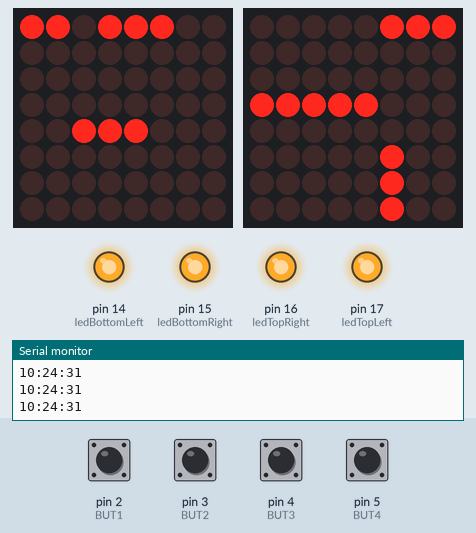
This sketch was run on a simulated Arduino Uno, built with avr-gcc and run on an emulated ATmega328P. Shown: 2 × 8×8 LED matrix, output pins drawn as LEDs (lit = HIGH), the last lines printed to the serial monitor. The inputs (shaded band) are chosen by the test bench; at power-on: pin 2 (BUT1), pin 3 (BUT2), pin 4 (BUT3), pin 5 (BUT4) LOW. The local clock reads 2024-03-15 10:24:30 at power-on unless the sketch sets it.

Above: at 1.2 s.
1.3 s: pin 3 (BUT2) pulled HIGH for 1 s
At 3.4 s:
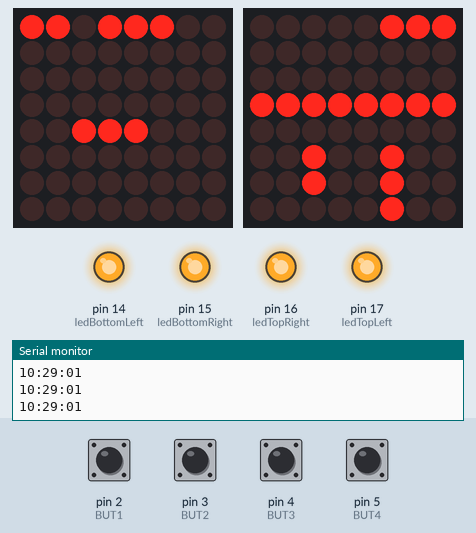
3.8 s: pin 5 (BUT4) pulled HIGH for 0.15 s
At 4.7 s:
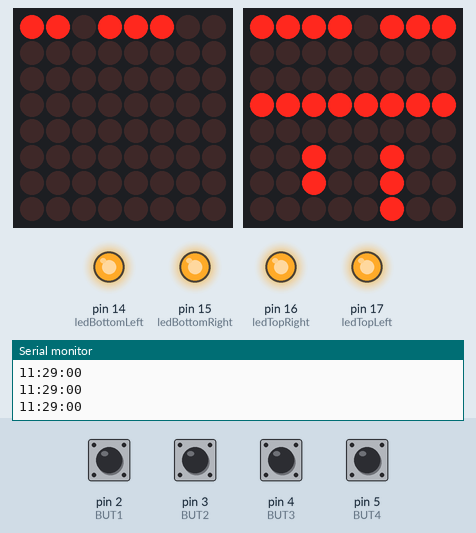
5.4 s: pin 4 (BUT3) pulled HIGH for 0.15 s
At 6.6 s:
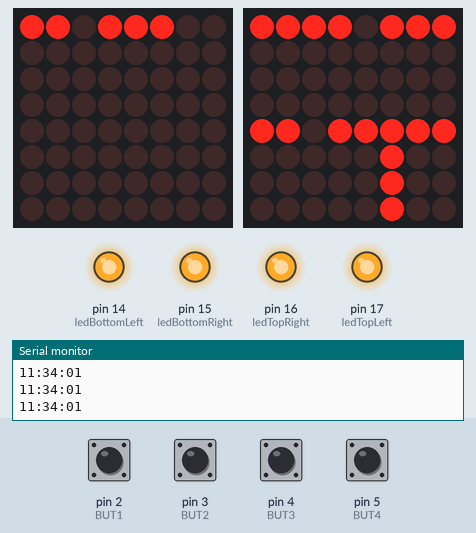
7.0 s: pin 5 (BUT4) pulled HIGH for 0.15 s
At 8.3 s:
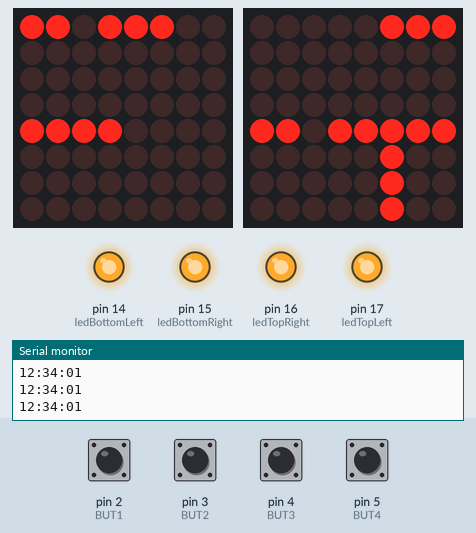
8.6 s: pin 3 (BUT2) pulled HIGH for 0.15 s
At 9.1 s:
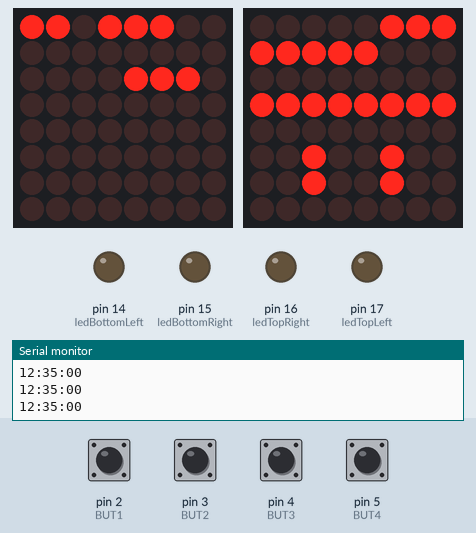
10.2 s: pin 4 (BUT3) pulled HIGH for 1 s
At 12.0 s:
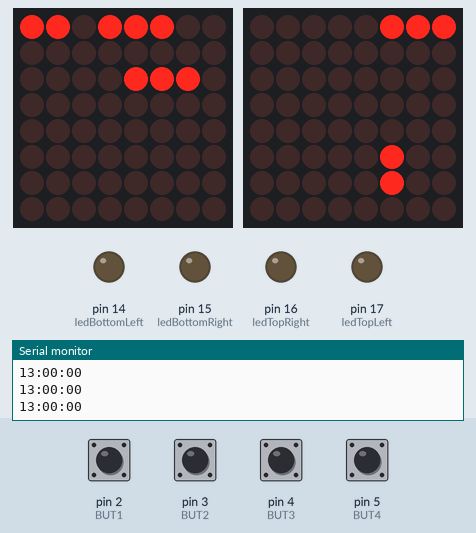
Timing chart, 0 to 13.5 s (numbered marks = the images above; inputs shaded):
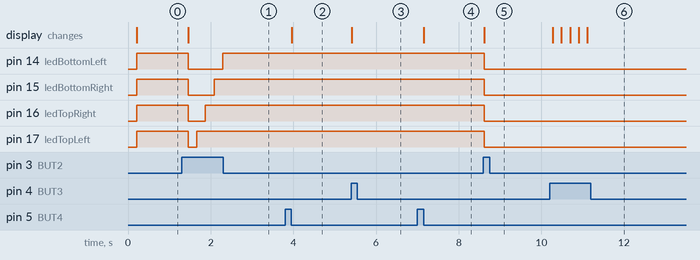

The sketch:

QlockThree.ino
```cpp
#include <Time.h>
#include <LedControl.h>
#include <binary.h>
#include <Wire.h>
#include <DS1307RTC.h>  // a basic DS1307 library that returns time as a time_t

// LEDs stuff
const int LC1CLK   = 13;
const int LC1LOAD  = 12;
const int LC1DATA  = 11;
const int LC2CLK   = 10;
const int LC2LOAD  = 9;
const int LC2DATA  = 8;
LedControl LC1=LedControl(LC1DATA, LC1CLK, LC1LOAD, 1);
LedControl LC2=LedControl(LC2DATA, LC2CLK, LC2LOAD, 1);
int ledBottomLeft=14;
int ledBottomRight=15;
int ledTopRight=16;
int ledTopLeft=17;
const int ledDelay = 200;
unsigned long ledLastUpdate = 0;
int ledIntensity = 15;


// Buttons stuff
const int BUT1 = 2; // Brightness
const int BUT2 = 3; // +1 minute
const int BUT3 = 4; // +5 minutes
const int BUT4 = 5; // +60 minutes (1 hour)
unsigned long but1LastPress = 0;
unsigned long but2LastPress = 0;
unsigned long but3LastPress = 0;
unsigned long but4LastPress = 0;
const int buttonPressDelay = 200;
long startTime; // the value returned from millis when the switch is pressed
long duration;  // variable to store the duration
int buttonState = 0;

//Modes stuff
const int MODE_DEFAULT = 0;
const int MODE_SECONDS = 1;
const int MODE_NOITIS = 2;
const int MODE_SCROLLER = 3;
int currentMode;

//Time displayed on the clock
int cHour = 0;
int cMin = 0;
int cSec = 0;

boolean forceUpdate = true;

// the setup routine runs once when you press reset
void setup() {

  //Initiate LED corners
  pinMode(ledBottomLeft, OUTPUT);
  pinMode(ledBottomRight, OUTPUT);
  pinMode(ledTopRight, OUTPUT);
  pinMode(ledTopLeft, OUTPUT);

  // Clear LED Display
  LC1.shutdown(0,false);
  LC1.clearDisplay(0);
  LC1.setIntensity(0,ledIntensity);
  LC2.shutdown(0,false);
  LC2.clearDisplay(0);
  LC2.setIntensity(0,ledIntensity);

  // Initiate Serial connection
  Serial.begin(9600);

  // Initiate Buttons
  pinMode(BUT1, INPUT);
  pinMode(BUT2, INPUT);
  pinMode(BUT3, INPUT);
  pinMode(BUT4, INPUT);

  // Initiate time
  setSyncProvider(RTC.get);   // the function to get the time from the RTC
  setSyncInterval(5);
  if (timeStatus() != timeSet)
    Serial.println("Unable to sync with the RTC");
  else
    Serial.println("RTC has set the system time");

  // Displays the time it is...
  currentMode = MODE_DEFAULT;
}

// the loop routine runs over and over again forever (to infinity and beyond)
void loop() {

  //Debug, prints the time in 24H format in Serial connection
   Serial.println();
   print2digits(hour());
   Serial.write(':');
   print2digits(minute());
   Serial.write(':');
   print2digits(second());

  // Anyone pressed a button?
  int but1read = digitalRead(BUT1);
  int but2read = digitalRead(BUT2);
  int but3read = digitalRead(BUT3);
  int but4read = digitalRead(BUT4);

  if (but1read == HIGH){
    startTime=millis();

    while(digitalRead(BUT1)==HIGH){
      if ((millis() - startTime) > 3000) {
        Serial.print("Changing mode to: Seconds Mode");
        currentMode = MODE_SECONDS;
      }
    }
    duration = millis() - startTime;
    if (((millis() - but1LastPress) > buttonPressDelay) && duration < 3000) {
      doButton1();
    }
    but1LastPress = millis();
  }
  else if ((but1read == LOW) && ((millis() - but1LastPress) > buttonPressDelay )){
    but1LastPress = 0;  // reset
  }
  if ((but2read == HIGH) && ((millis() - but2LastPress) > buttonPressDelay)) {
    but2LastPress = millis();
    doButton2();
  }
  else if ((but2read == LOW) && ((millis() - but2LastPress) > buttonPressDelay )){
    but2LastPress = 0;  // reset
  }

  if ((but3read == HIGH) && ((millis() - but3LastPress) > buttonPressDelay)) {
    but3LastPress = millis();
    doButton3();
  }
  else if ((but3read == LOW) && ((millis() - but3LastPress) > buttonPressDelay )){
    but3LastPress = 0;  // reset
  }

  if (but4read == HIGH){
    startTime=millis();

    while(digitalRead(BUT4)==HIGH){
      if ((millis() - startTime) > 3000) {
        Serial.print("Changing mode to: No *IT IS* Mode");
        currentMode= MODE_NOITIS;
      }
    }
    duration = millis() - startTime;
    if (((millis() - but4LastPress) > buttonPressDelay) && duration < 3000) {
      doButton4();
    }
    but4LastPress = millis();
  }
  else if ((but4read == LOW) && ((millis() - but4LastPress) > buttonPressDelay )){
    but4LastPress = 0;  // reset
  }

  // If no button was pressed
  if ((millis() - ledLastUpdate) > ledDelay) {
    ledLastUpdate = millis();
    if (currentMode == MODE_DEFAULT) mode_default();

    // TODO
    // else if (currentMode == MODE_SECONDS) mode_defaultsec();
    // else if (currentMode == MODE_NOITIS) mode_seconds();
  }
}

// LED Turn on/off procedures
void LED_CLEAR() {
  LC1.clearDisplay(0);
  LC2.clearDisplay(0);
}

// Default mode
void mode_default() {

  // Real time right now, 24H format
  int hourNow = hour();
  int minuteNow = minute();
  int secondNow = second();

  //Quit if time has not changed yet
  if ((hourNow == cHour) && (minuteNow == cMin) && (forceUpdate == false))
    return;

  // Time to display
  int tpast5mins = minuteNow % 5; // remainder
  int t5mins = minuteNow - tpast5mins;
  int tHour = hourNow;

  // Convert into 12H format
  if (tHour > 12) tHour = tHour - 12;

  // Display 'IL EST'
  LED_CLEAR();
  W_ITIS();

  // Display 'MOINS' if needed
  if (t5mins > 30){
    W_TO();
    tHour = tHour+1;
    if (tHour > 12) tHour = 1;
  }


  // Display the hour
  if (tHour == 12) {
    if (cHour == 23) {
      H_MIDNIGHT();
    } else {
      H_NOON();
    }
  }
  else if (tHour == 0) H_MIDNIGHT();
  else if (tHour == 1) H_ONE();
  else if (tHour == 2) H_TWO();
  else if (tHour == 3) H_THREE();
  else if (tHour == 4) H_FOUR();
  else if (tHour == 5) H_FIVE();
  else if (tHour == 6) H_SIX();
  else if (tHour == 7) H_SEVEN();
  else if (tHour == 8) H_EIGHT();
  else if (tHour == 9) H_NINE();
  else if (tHour == 10) H_TEN();
  else if (tHour == 11) H_ELEVEN();

  // Display the minutes
  if (t5mins == 5 || t5mins == 55)     M_FIVE();
  else if (t5mins == 10 || t5mins == 50)    M_TEN();
  else if (t5mins == 15)    M_QUARTER_PLUS();
  else if (t5mins == 45)    M_QUARTER_MINUS();
  else if (t5mins == 20 || t5mins == 40)    M_TWENTY();
  else if (t5mins == 25 || t5mins == 35)    M_TWENTYFIVE();
  else if (t5mins == 30)    M_HALF();
  if (tpast5mins == 0 ) {
    P_ONE_OFF();
    P_TWO_OFF();
    P_THREE_OFF();
    P_FOUR_OFF();
  }
  else if (tpast5mins == 1) {
    P_ONE_ON();
    P_TWO_OFF();
    P_THREE_OFF();
    P_FOUR_OFF();
  }
  else if (tpast5mins == 2) {
    P_ONE_ON();
    P_TWO_ON();
    P_THREE_OFF();
    P_FOUR_OFF();
  }
  else if (tpast5mins == 3) {
    P_ONE_ON();
    P_TWO_ON();
    P_THREE_ON();
    P_FOUR_OFF();
  }
  else if (tpast5mins == 4) {
    P_ONE_ON();
    P_TWO_ON();
    P_THREE_ON();
    P_FOUR_ON();
  }

  // Display the words 'HOUR' or 'HOURS' according to the time
  if (tHour == 0) {
  } else if (tHour == 1) {
    W_HOUR();
  } else {
    W_HOURS();
  }

  // save last updated time
  cHour = hourNow;
  cMin = minuteNow;
  cSec = secondNow;
  forceUpdate = false;
}


// Brightness
void doButton1() {
  if (ledIntensity >= 15){
    ledIntensity=0;
  }
  else {
    ledIntensity = ledIntensity + 3;
  }
  LC1.setIntensity(0,ledIntensity);
  LC2.setIntensity(0,ledIntensity);
}

// +1 min
void doButton2() {
  RTC.set(now()+60-second());
  setTime(RTC.get());
}

// +5 min
void doButton3() {
  RTC.set(now()+300-second());
  setTime(RTC.get());
}

// +60 min
void doButton4() {
  RTC.set(now()+3600-second());
  setTime(RTC.get());
}

// Used for Serial printing
void print2digits(int number) {
  if (number >= 0 && number < 10) {
    Serial.write('0');
  }
  Serial.print(number);
}

// IL EST
void W_ITIS() {
  LC1.setRow(0,0,B11011100);
}

// CINQ
void M_FIVE(){
  LC2.setRow(0,3,B00000011); //CI
  LC2.setRow(0,5,B00100000); //N
  LC2.setRow(0,6,B00100000); //Q
}

// DIX
void M_TEN(){
  LC2.setRow(0,5,B00001000); //D
  LC2.setRow(0,6,B00001000); //I
  LC2.setRow(0,7,B00001000); //X
}

// ET QUART
void M_QUARTER_PLUS(){
  LC2.setRow(0,2,B11011111);
}

// MOINS LE QUART
void M_QUARTER_MINUS(){
  LC2.setRow(0,1,B11111011); //MOINS LE
  LC2.setRow(0,2,B00011111); //QUART
}

// VINGT
void M_TWENTY(){
  LC2.setRow(0,3,B11111000);
}

// VINGT-CINQ
void M_TWENTYFIVE(){
  LC2.setRow(0,3,B11111111); //VINT-CI
  LC2.setRow(0,5,B00100000); //N
  LC2.setRow(0,6,B00100000); //Q
}

// ET DEMIE
void M_HALF(){
  LC2.setRow(0,4,B11011111);
}

// UNE
void H_ONE(){
  LC1.setRow(0,2,B00001110);
}
// DEUX
void H_TWO(){
  LC1.setLed(0,0,7,true); //D
  LC1.setRow(0,5,B00000100); //E
  LC1.setRow(0,6,B00000100); //U
  LC1.setRow(0,7,B00000100); //X
}

// TROIS
void H_THREE(){
  LC1.setLed(0,1,7,true); //T
  LC1.setLed(0,1,6,true); //R
  LC1.setRow(0,5,B00001000); //O
  LC1.setRow(0,6,B00001000); //I
  LC1.setRow(0,7,B00001000); //S
}

// QUATRE
void H_FOUR(){
  LC1.setRow(0,1,B11111100);
}

// CINQ
void H_FIVE(){
  LC1.setLed(0,3,7,true); //C
  LC1.setRow(0,5,B00100000); //I
  LC1.setRow(0,6,B00100000); //N
  LC1.setRow(0,7,B00100000); //Q
}

// SIX
void H_SIX(){
  LC1.setRow(0,3,B00001110);
}

// SEPT
void H_SEVEN(){
  LC1.setLed(0,2,7,true); //S
  LC1.setRow(0,5,B00010000); //E
  LC1.setRow(0,6,B00010000); //P
  LC1.setRow(0,7,B00010000); //T
}

// HUIT
void H_EIGHT(){
  LC1.setRow(0,3,B11110000);
}

// NEUF
void H_NINE(){
  LC1.setRow(0,2,B11110000);
}

// DIX
void H_TEN(){
  LC1.setRow(0,4,B00111000);
}

// ONZE
void H_ELEVEN(){
  LC2.setLed(0,0,0,true); //O
  LC2.setLed(0,0,1,true); //N
  LC2.setLed(0,0,2,true); //Z
  LC2.setLed(0,0,3,true); //E
}

// MIDI
void H_NOON(){
  LC1.setRow(0,4,B11110000);
}

// MINUIT
void H_MIDNIGHT(){
  LC1.setRow(0,4,B00000111); //M
  LC1.setRow(0,5,B01000000); //I
  LC1.setRow(0,6,B01000000); //N
  LC1.setRow(0,7,B01000000); //UIT
}

// MOINS
void W_TO(){
  LC2.setLed(0,1,0,true);
  LC2.setLed(0,1,1,true);
  LC2.setLed(0,1,2,true);
  LC2.setLed(0,1,3,true);
  LC2.setLed(0,1,4,true);
}

// HEURE
void W_HOUR(){
  LC2.setLed(0,0,5,true);
  LC2.setLed(0,0,6,true);
  LC2.setLed(0,0,7,true);
  LC2.setLed(0,5,5,true);
  LC2.setLed(0,6,5,true);
}

// HEURES
void W_HOURS(){
  LC2.setLed(0,0,5,true);
  LC2.setLed(0,0,6,true);
  LC2.setLed(0,0,7,true);
  LC2.setLed(0,5,5,true);
  LC2.setLed(0,6,5,true);
  LC2.setLed(0,7,5,true);
}

void P_ONE_ON(){
  digitalWrite(ledTopLeft, HIGH);
}
void P_ONE_OFF(){
  digitalWrite(ledTopLeft, LOW);
}

void P_TWO_ON(){
  digitalWrite(ledTopRight, HIGH);
}
void P_TWO_OFF(){
  digitalWrite(ledTopRight, LOW);
}

void P_THREE_ON(){
  digitalWrite(ledBottomRight, HIGH);
}
void P_THREE_OFF(){
  digitalWrite(ledBottomRight, LOW);
}

void P_FOUR_ON(){
  digitalWrite(ledBottomLeft, HIGH);
}
void P_FOUR_OFF(){
  digitalWrite(ledBottomLeft, LOW);
}


void mode_defaultsec(){
  // TODO
}

void mode_seconds(){
  // TODO
}
```

Measured:
- after the input at 1.3 s, pin 14 (ledBottomLeft): HIGH → LOW after 0.16 s, → HIGH 0.83 s later; pin 15 (ledBottomRight): HIGH → LOW after 0.16 s, → HIGH 0.62 s later; pin 16 (ledTopRight): HIGH → LOW after 0.16 s, → HIGH 0.42 s later; pin 17 (ledTopLeft): HIGH → LOW after 0.16 s, → HIGH 0.21 s later; the display: changes after 0.16 s (image 1)
- after the input at 3.8 s, the display: changes after 0.16 s (image 2)
- after the input at 5.4 s, the display: changes at once (image 3)
- after the input at 7.0 s, the display: changes after 0.16 s (image 4)
- after the input at 8.6 s, pin 14 (ledBottomLeft), pin 15 (ledBottomRight), pin 16 (ledTopRight), pin 17 (ledTopLeft): HIGH → LOW at once; the display: changes at once (image 5)
- after the input at 10.2 s, the display: first changes after 0.08 s (image 6 shows a later state)
